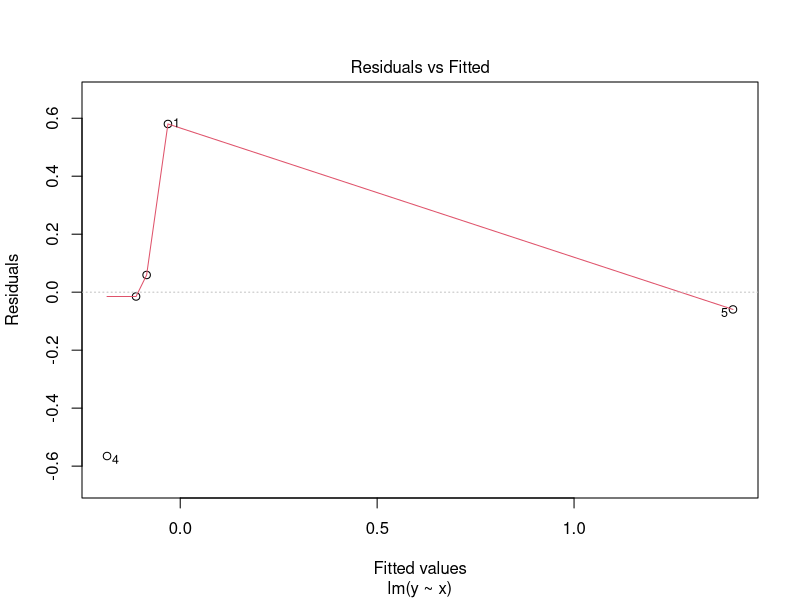
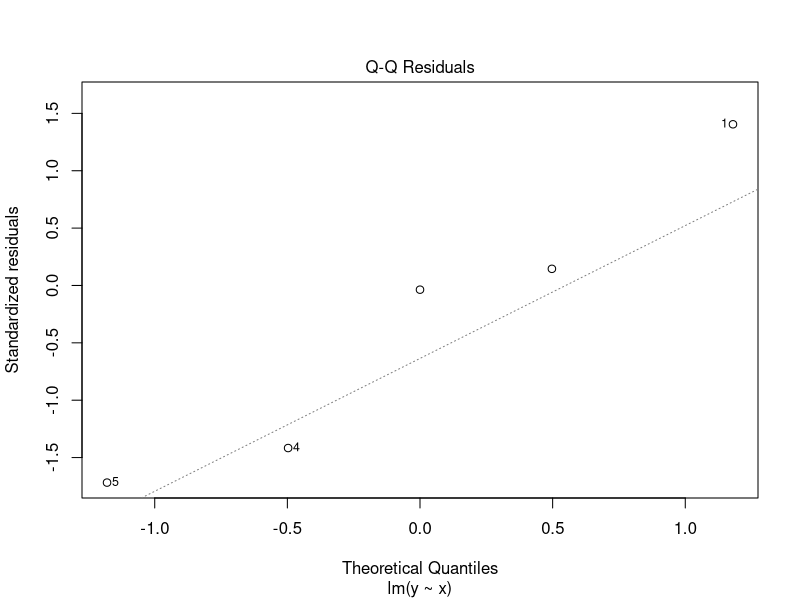
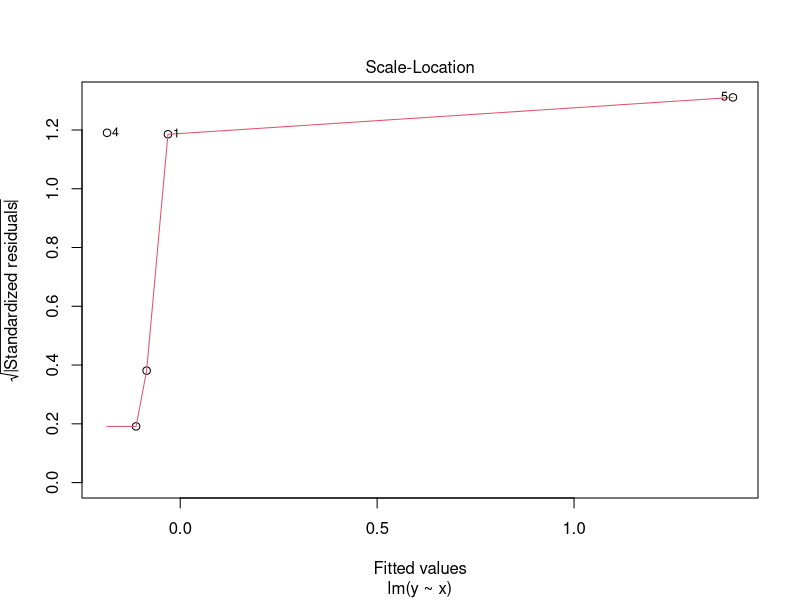
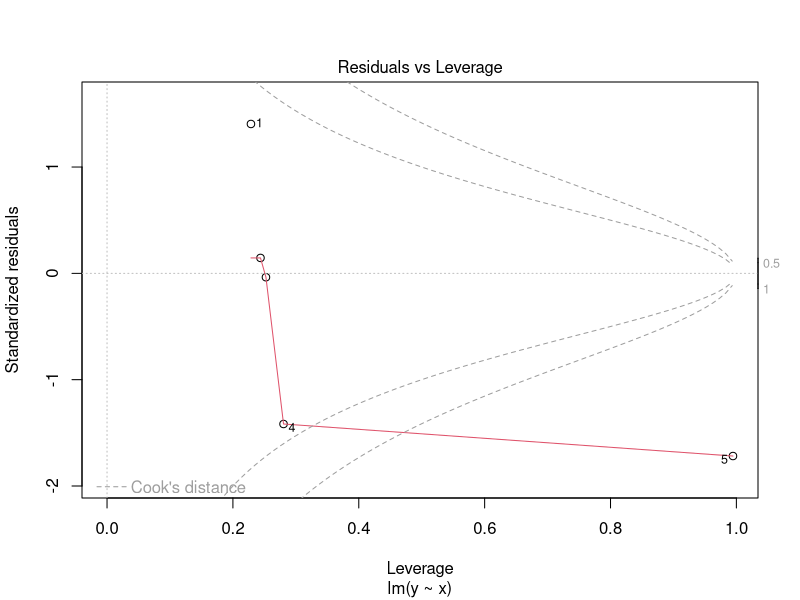

Recreate these plots in R, in order.
### Quiz 4

## problem 1

library(MASS)
data(shuttle)

logreg1 <- glm(formula = use ~ wind, family = "binomial", data = shuttle)
summary(logreg1)
exp(logreg1$coeff)

## problem 2

logreg2 <- glm(formula = use ~ wind + magn, family = "binomial", data = shuttle)
summary(logreg2)
exp(logreg2$coeff)


## problem 3

shuttle$use2 <- factor(1 - as.numeric(shuttle$use))
logreg3 <- glm(formula = use2 ~ wind, family = "binomial", data = shuttle)
summary(logreg3)
exp(logreg1$coeff)

## problem 4

data(InspectSprays)



## problem 5

x <- c(0.586, 0.166, -0.042, -0.614, 11.72)
y <- c(0.549, -0.026, -0.127, -0.751, 1.344)

fit <- lm(y ~ x)
hatvalues(fit)
plot(fit)

## I went with point 5



## problem 6

x <- c(0.586, 0.166, -0.042, -0.614, 11.72)
y <- c(0.549, -0.026, -0.127, -0.751, 1.344)

fit <- lm(y ~ x)
hatvalues(fit)
dfbetas(fit)

